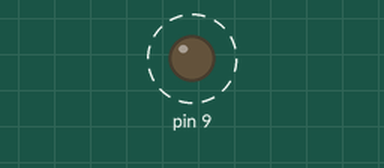
A sketch run on a simulated Arduino Uno, built with avr-gcc and run on an emulated ATmega328P. Parts: output pins drawn as LEDs (lit = HIGH). Dashed ring = blinking.

Above: at 0.5 s.
Timing chart, 0 to 4.8 s (numbered marks = the images above):
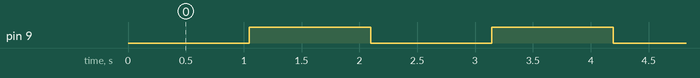

The sketch:

interrupt_test.ino
```cpp
void setup() {
  // put your setup code here, to run once:
  // Clean up Timer/Counter Control Registers
  TCCR1A = 0; //Set Timer/Counter Control Register A value to 0

  TCCR1B = 0; //Set Timer/Counter Control Register B value to 0
  bitSet(TCCR1B, CS12); // Set up 256 prescaler

  OCR1A = 62500; // Timer interrupt compare register

  bitSet(TIMSK1, TOIE1); // Timer/Counter 1 Interrupt Mask
  pinMode(9, OUTPUT);
}

ISR(TIMER1_OVF_vect) {
  digitalWrite(9, !digitalRead(9));
}

void loop() {

}
```

Measured:
- by itself, pin 9: alternates HIGH for 1.0 s and LOW for 1.0 s
